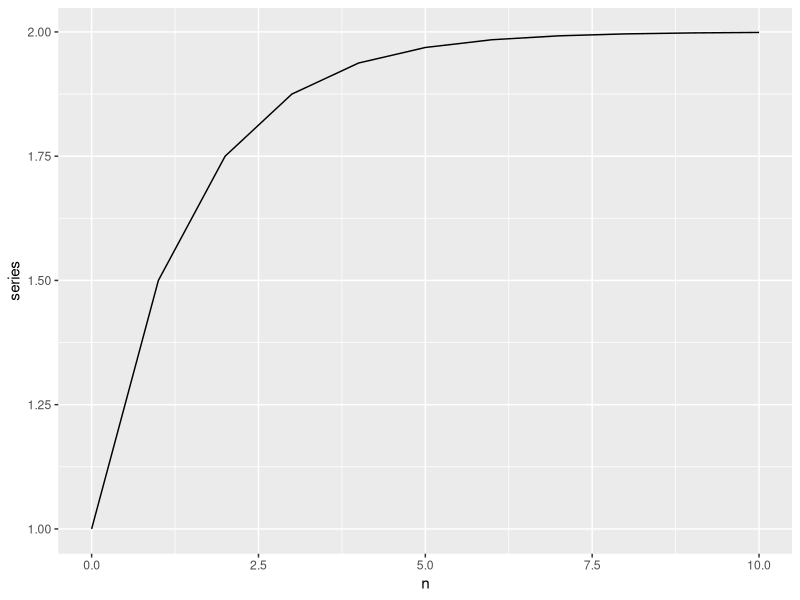

Here is the R script that generated this plot:
## ---- chunk 1
library(tidyverse)
## ---- chunk 2
phi <- 0.5
# This will give you a vector of the first 11 elements

dt_gseries <- tibble(
  n = 0:10,
  el = phi^n,
# The geometric series is simply the cumulative sum of these elements
  series = cumsum(el)
)

dt_gseries %>%
  ggplot(aes(x = n, y = series)) + 
  geom_line()
## ---- chunk 3
set.seed(321)

# Set the parameter phi
phi <- 0.5
# Set the initial value (y_{t - 1}) in the above notation
y_init <- 1
# Set the number of periods j
B <- 1

dt <- tibble(
  j = 0:B,
  # Generate random values for e
  e = rnorm(n = B + 1),
  # Add one to the first row of e
  e_trans = e + c(1, rep(0, B)),
  # Add one to all values of e
  e_perm = e + 1,
  # Compute the powers of phi used to weight e/e_trans/e_perm
  phi_powers = phi^(B - j)
)

dt %>%
  summarise(
    # The following simply implements the formula for y
    y = phi^(B + 1) * y_init + sum(e * phi_powers),
    y_trans = phi^(B + 1) * y_init + sum(e_trans * phi_powers),
    y_perm = phi^(B + 1) * y_init + sum(e_perm * phi_powers),
    y_diff_trans = y - y_trans,
    y_diff_perm = y - y_perm
  ) %>%
  knitr::kable(digits = 2)
## ---- chunk 4
# Type your code here

## ---- chunk 5
B <- matrix(c(1, 9, 4, 1), ncol = 2)
ed <- eigen(B)
ed
## ---- chunk 6
solve(ed$vectors)
## ---- chunk 7
ed$vectors %*% diag(ed$values) %*% solve(ed$vectors)
## ---- chunk 8
# Type your code here

